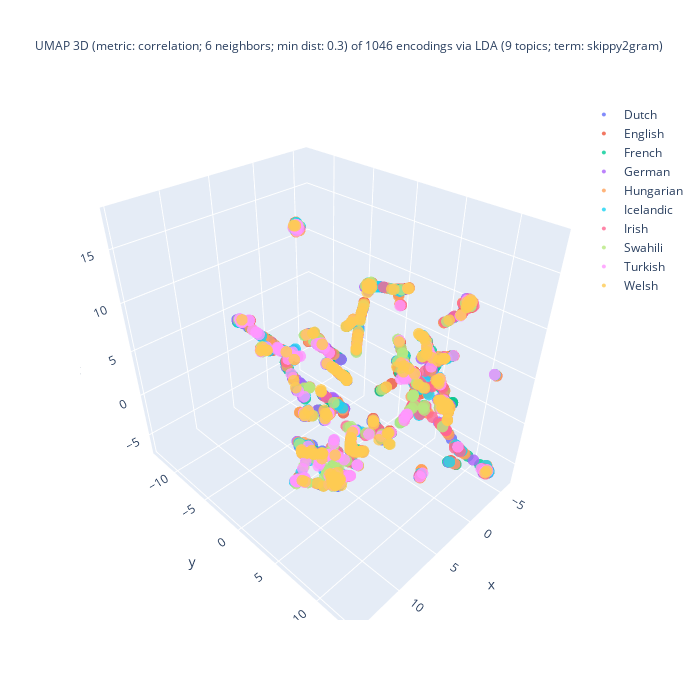

Notebook code for this chart:
### Code cell
%%capture --no-display

## Plotlyを使って UMAP の結果の可視化 (3D)
import plotly.graph_objects as go
import numpy as np

## 色分けの単位を選択
if color_lang_family:
    colored_var = 'family'
else:
    colored_var = 'language'
## umap_df を作成
X = zip(doc_UMAP_3d[:,0], doc_UMAP_3d[:,1], doc_UMAP_3d[:,2],
        doc_fit_df[colored_var], doc_fit_df[doc_type]) # zip(..)が必要
umap_df = pd.DataFrame(X, columns = ['D1', 'D2', 'D3', colored_var, doc_type])
#
fig = go.Figure()
for lang_name in sorted(set(umap_df[colored_var])):
    # set marker size of the target domain
    traced = umap_df[ umap_df['language'] == lang_name ]
    fig.add_trace(
        go.Scatter3d(
            x = traced['D1'], y = traced['D2'], z = traced['D3'],
            name = lang_name.title(),
            mode = 'markers',
            marker = dict(size = 4, opacity = 0.8),
            marker_colorscale = color_palette, # worked??
            showlegend = True
        )
    )

## 3D 散布図にラベルを追加する処理は未実装
df_size = len(df)
## title_header
title_header = f"UMAP 3D (metric: {umap_metric}; {umap_n_neighbors} neighbors; min dist: {umap_min_dist}) of {df_size} encodings via\n"
## title_body
if use_FastText:
    if use_LDA:
        title_body = f"LDA ({n_topics} topics; term:0 {lda_term_type}) x FastText ({ft_n_dims} dims; term: {ft_term_type}; window: {ft_window_size})"
    else:
        title_body = f"FastText ({ft_n_dims} dims; term: {ft_term_type}; window: {ft_window_size})"
else:
    title_body = f"LDA ({n_topics} topics; term: {lda_term_type})"
#
title_val = title_header + title_body
fig.update_layout(title = dict(text = title_val, font_size = 12), autosize = False, width = 700, height = 700)
fig.show()

### Figure 1 — Plotly figure (JSON) as saved in the notebook; plotly's stock layout.template omitted (floating-point values rounded to 4 significant figures; data arrays with more than 128 entries replaced by an {"elided": "..."} marker saying what was removed)
{"data": [{"marker": {"colorscale": [[0, "#2E91E5"], [0.04348, "#E15F99"], [0.08696, "#1CA71C"], [0.1304, "#FB0D0D"], [0.1739, "#DA16FF"], [0.2174, "#222A2A"], [0.2609, "#B68100"], [0.3043, "#750D86"], [0.3478, "#EB663B"], [0.3913, "#511CFB"], [0.4348, "#00A08B"], [0.4783, "#FB00D1"], [0.5217, "#FC0080"], [0.5652, "#B2828D"], [0.6087, "#6C7C32"], [0.6522, "#778AAE"], [0.6957, "#862A16"], [0.7391, "#A777F1"], [0.7826, "#620042"], [0.8261, "#1616A7"], [0.8696, "#DA60CA"], [0.913, "#6C4516"], [0.9565, "#0D2A63"], [1, "#AF0038"]], "opacity": 0.8, "size": 4}, "mode": "markers", "name": "Dutch", "showlegend": true, "type": "scatter3d", "x": {"elided": "184 float values"}, "y": {"elided": "184 float values"}, "z": {"elided": "184 float values"}}, {"marker": {"colorscale": [[0, "#2E91E5"], [0.04348, "#E15F99"], [0.08696, "#1CA71C"], [0.1304, "#FB0D0D"], [0.1739, "#DA16FF"], [0.2174, "#222A2A"], [0.2609, "#B68100"], [0.3043, "#750D86"], [0.3478, "#EB663B"], [0.3913, "#511CFB"], [0.4348, "#00A08B"], [0.4783, "#FB00D1"], [0.5217, "#FC0080"], [0.5652, "#B2828D"], [0.6087, "#6C7C32"], [0.6522, "#778AAE"], [0.6957, "#862A16"], [0.7391, "#A777F1"], [0.7826, "#620042"], [0.8261, "#1616A7"], [0.8696, "#DA60CA"], [0.913, "#6C4516"], [0.9565, "#0D2A63"], [1, "#AF0038"]], "opacity": 0.8, "size": 4}, "mode": "markers", "name": "English", "showlegend": true, "type": "scatter3d", "x": {"elided": "168 float values"}, "y": {"elided": "168 float values"}, "z": {"elided": "168 float values"}}, {"marker": {"colorscale": [[0, "#2E91E5"], [0.04348, "#E15F99"], [0.08696, "#1CA71C"], [0.1304, "#FB0D0D"], [0.1739, "#DA16FF"], [0.2174, "#222A2A"], [0.2609, "#B68100"], [0.3043, "#750D86"], [0.3478, "#EB663B"], [0.3913, "#511CFB"], [0.4348, "#00A08B"], [0.4783, "#FB00D1"], [0.5217, "#FC0080"], [0.5652, "#B2828D"], [0.6087, "#6C7C32"], [0.6522, "#778AAE"], [0.6957, "#862A16"], [0.7391, "#A777F1"], [0.7826, "#620042"], [0.8261, "#1616A7"], [0.8696, "#DA60CA"], [0.913, "#6C4516"], [0.9565, "#0D2A63"], [1, "#AF0038"]], "opacity": 0.8, "size": 4}, "mode": "markers", "name": "French", "showlegend": true, "type": "scatter3d", "x": {"elided": "206 float values"}, "y": {"elided": "206 float values"}, "z": {"elided": "206 float values"}}, {"marker": {"colorscale": [[0, "#2E91E5"], [0.04348, "#E15F99"], [0.08696, "#1CA71C"], [0.1304, "#FB0D0D"], [0.1739, "#DA16FF"], [0.2174, "#222A2A"], [0.2609, "#B68100"], [0.3043, "#750D86"], [0.3478, "#EB663B"], [0.3913, "#511CFB"], [0.4348, "#00A08B"], [0.4783, "#FB00D1"], [0.5217, "#FC0080"], [0.5652, "#B2828D"], [0.6087, "#6C7C32"], [0.6522, "#778AAE"], [0.6957, "#862A16"], [0.7391, "#A777F1"], [0.7826, "#620042"], [0.8261, "#1616A7"], [0.8696, "#DA60CA"], [0.913, "#6C4516"], [0.9565, "#0D2A63"], [1, "#AF0038"]], "opacity": 0.8, "size": 4}, "mode": "markers", "name": "German", "showlegend": true, "type": "scatter3d", "x": {"elided": "166 float values"}, "y": {"elided": "166 float values"}, "z": {"elided": "166 float values"}}, {"marker": {"colorscale": [[0, "#2E91E5"], [0.04348, "#E15F99"], [0.08696, "#1CA71C"], [0.1304, "#FB0D0D"], [0.1739, "#DA16FF"], [0.2174, "#222A2A"], [0.2609, "#B68100"], [0.3043, "#750D86"], [0.3478, "#EB663B"], [0.3913, "#511CFB"], [0.4348, "#00A08B"], [0.4783, "#FB00D1"], [0.5217, "#FC0080"], [0.5652, "#B2828D"], [0.6087, "#6C7C32"], [0.6522, "#778AAE"], [0.6957, "#862A16"], [0.7391, "#A777F1"], [0.7826, "#620042"], [0.8261, "#1616A7"], [0.8696, "#DA60CA"], [0.913, "#6C4516"], [0.9565, "#0D2A63"], [1, "#AF0038"]], "opacity": 0.8, "size": 4}, "mode": "markers", "name": "Hungarian", "showlegend": true, "type": "scatter3d", "x": {"elided": "206 float values"}, "y": {"elided": "206 float values"}, "z": {"elided": "206 float values"}}, {"marker": {"colorscale": [[0, "#2E91E5"], [0.04348, "#E15F99"], [0.08696, "#1CA71C"], [0.1304, "#FB0D0D"], [0.1739, "#DA16FF"], [0.2174, "#222A2A"], [0.2609, "#B68100"], [0.3043, "#750D86"], [0.3478, "#EB663B"], [0.3913, "#511CFB"], [0.4348, "#00A08B"], [0.4783, "#FB00D1"], [0.5217, "#FC0080"], [0.5652, "#B2828D"], [0.6087, "#6C7C32"], [0.6522, "#778AAE"], [0.6957, "#862A16"], [0.7391, "#A777F1"], [0.7826, "#620042"], [0.8261, "#1616A7"], [0.8696, "#DA60CA"], [0.913, "#6C4516"], [0.9565, "#0D2A63"], [1, "#AF0038"]], "opacity": 0.8, "size": 4}, "mode": "markers", "name": "Icelandic", "showlegend": true, "type": "scatter3d", "x": {"elided": "160 float values"}, "y": {"elided": "160 float values"}, "z": {"elided": "160 float values"}}, {"marker": {"colorscale": [[0, "#2E91E5"], [0.04348, "#E15F99"], [0.08696, "#1CA71C"], [0.1304, "#FB0D0D"], [0.1739, "#DA16FF"], [0.2174, "#222A2A"], [0.2609, "#B68100"], [0.3043, "#750D86"], [0.3478, "#EB663B"], [0.3913, "#511CFB"], [0.4348, "#00A08B"], [0.4783, "#FB00D1"], [0.5217, "#FC0080"], [0.5652, "#B2828D"], [0.6087, "#6C7C32"], [0.6522, "#778AAE"], [0.6957, "#862A16"], [0.7391, "#A777F1"], [0.7826, "#620042"], [0.8261, "#1616A7"], [0.8696, "#DA60CA"], [0.913, "#6C4516"], [0.9565, "#0D2A63"], [1, "#AF0038"]], "opacity": 0.8, "size": 4}, "mode": "markers", "name": "Irish", "showlegend": true, "type": "scatter3d", "x": {"elided": "180 float values"}, "y": {"elided": "180 float values"}, "z": {"elided": "180 float values"}}, {"marker": {"colorscale": [[0, "#2E91E5"], [0.04348, "#E15F99"], [0.08696, "#1CA71C"], [0.1304, "#FB0D0D"], [0.1739, "#DA16FF"], [0.2174, "#222A2A"], [0.2609, "#B68100"], [0.3043, "#750D86"], [0.3478, "#EB663B"], [0.3913, "#511CFB"], [0.4348, "#00A08B"], [0.4783, "#FB00D1"], [0.5217, "#FC0080"], [0.5652, "#B2828D"], [0.6087, "#6C7C32"], [0.6522, "#778AAE"], [0.6957, "#862A16"], [0.7391, "#A777F1"], [0.7826, "#620042"], [0.8261, "#1616A7"], [0.8696, "#DA60CA"], [0.913, "#6C4516"], [0.9565, "#0D2A63"], [1, "#AF0038"]], "opacity": 0.8, "size": 4}, "mode": "markers", "name": "Swahili", "showlegend": true, "type": "scatter3d", "x": {"elided": "135 float values"}, "y": {"elided": "135 float values"}, "z": {"elided": "135 float values"}}, {"marker": {"colorscale": [[0, "#2E91E5"], [0.04348, "#E15F99"], [0.08696, "#1CA71C"], [0.1304, "#FB0D0D"], [0.1739, "#DA16FF"], [0.2174, "#222A2A"], [0.2609, "#B68100"], [0.3043, "#750D86"], [0.3478, "#EB663B"], [0.3913, "#511CFB"], [0.4348, "#00A08B"], [0.4783, "#FB00D1"], [0.5217, "#FC0080"], [0.5652, "#B2828D"], [0.6087, "#6C7C32"], [0.6522, "#778AAE"], [0.6957, "#862A16"], [0.7391, "#A777F1"], [0.7826, "#620042"], [0.8261, "#1616A7"], [0.8696, "#DA60CA"], [0.913, "#6C4516"], [0.9565, "#0D2A63"], [1, "#AF0038"]], "opacity": 0.8, "size": 4}, "mode": "markers", "name": "Turkish", "showlegend": true, "type": "scatter3d", "x": {"elided": "177 float values"}, "y": {"elided": "177 float values"}, "z": {"elided": "177 float values"}}, {"marker": {"colorscale": [[0, "#2E91E5"], [0.04348, "#E15F99"], [0.08696, "#1CA71C"], [0.1304, "#FB0D0D"], [0.1739, "#DA16FF"], [0.2174, "#222A2A"], [0.2609, "#B68100"], [0.3043, "#750D86"], [0.3478, "#EB663B"], [0.3913, "#511CFB"], [0.4348, "#00A08B"], [0.4783, "#FB00D1"], [0.5217, "#FC0080"], [0.5652, "#B2828D"], [0.6087, "#6C7C32"], [0.6522, "#778AAE"], [0.6957, "#862A16"], [0.7391, "#A777F1"], [0.7826, "#620042"], [0.8261, "#1616A7"], [0.8696, "#DA60CA"], [0.913, "#6C4516"], [0.9565, "#0D2A63"], [1, "#AF0038"]], "opacity": 0.8, "size": 4}, "mode": "markers", "name": "Welsh", "showlegend": true, "type": "scatter3d", "x": {"elided": "200 float values"}, "y": {"elided": "200 float values"}, "z": {"elided": "200 float values"}}], "layout": {"autosize": false, "height": 700, "title": {"font": {"size": 12}, "text": "UMAP 3D (metric: correlation; 6 neighbors; min dist: 0.3) of 1046 encodings via\nLDA (9 topics; term: skippy2gram)"}, "width": 700}}
